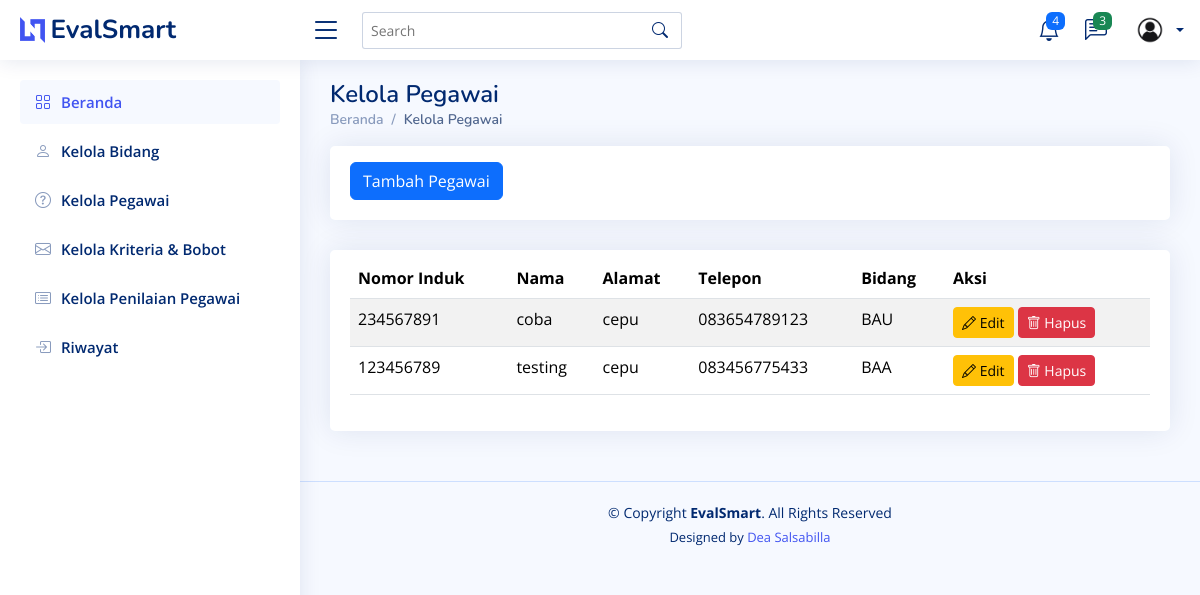
The app's page /pegawai/, older data.
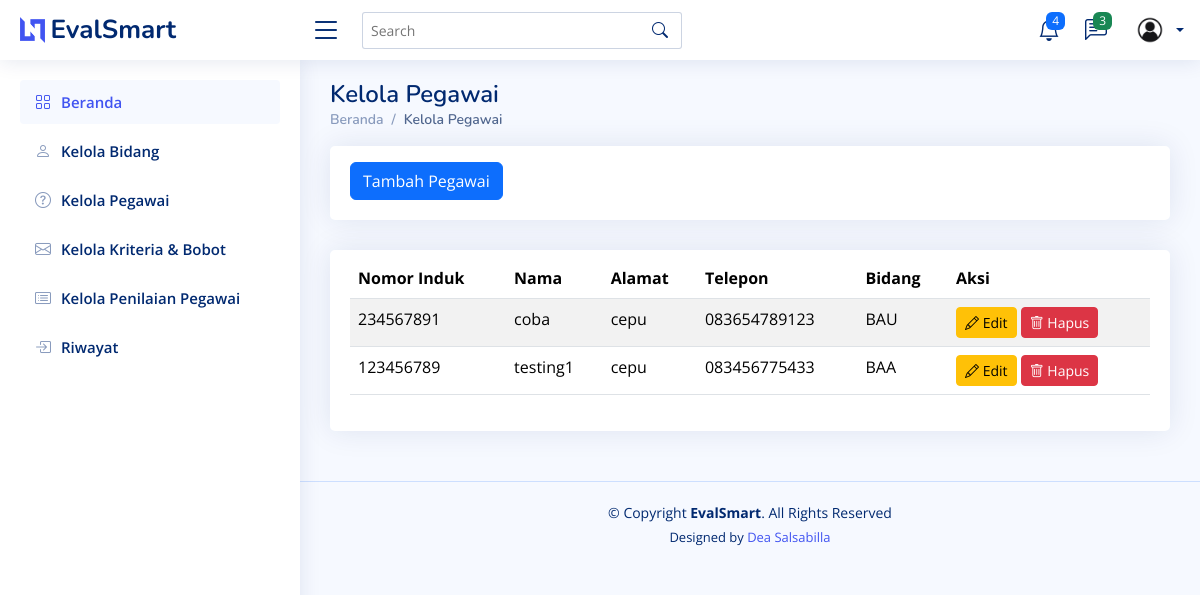
The same page, newer data.
### testing/models.py (models this page shows, shortened)
class Pegawai(models.Model):
    id = models.AutoField(primary_key=True)  # ID otomatis
    nomor_induk = models.CharField(max_length=20, unique=True)  # Nomor induk pegawai
    nama = models.CharField(max_length=100)  # Nama pegawai
    alamat = models.TextField()  # Alamat pegawai
    no_telp = models.CharField(max_length=15)  # Nomor telepon pegawai
    bidang = models.ForeignKey(Bidang, on_delete=models.CASCADE)  # Relasi ke tabel Bidang
    class Meta:
        verbose_name_plural = "Pegawai"
        ordering = ['nama']

class Bidang(models.Model):
    id = models.AutoField(primary_key=True)
    nama = models.CharField(max_length=255)
    def __str__(self):  # Nama method harus __str__ (dua garis bawah di kiri dan kanan)
        return self.nama
    class Meta:
        verbose_name_plural = "Bidang"
        ordering = ['id']

### testing/views.py (the view)
# urls.py: path("pegawai/", views.pegawai, name="pegawai"),
def pegawai(request):
    pegawais = Pegawai.objects.all()
    return render(request, 'pegawai.html', {'pegawais' : pegawais})

### testing/templates/pegawai.html (shortened to what this page needs)
<!DOCTYPE html>
<html lang="en">
  <head>
    {% load static %}
    <link href="{% static 'assets/vendor/bootstrap/css/bootstrap.min.css' %}" rel="stylesheet" />
    <link href="{% static 'assets/vendor/bootstrap-icons/bootstrap-icons.css' %}" rel="stylesheet" />
    <link href="{% static 'assets/vendor/boxicons/css/boxicons.min.css' %}" rel="stylesheet" />
    <link href="{% static 'assets/vendor/quill/quill.snow.css' %}" rel="stylesheet" />
    <link href="{% static 'assets/vendor/quill/quill.bubble.css' %}" rel="stylesheet" />
    <link href="{% static 'assets/vendor/remixicon/remixicon.css' %}" rel="stylesheet" />
    <link href="{% static 'assets/vendor/simple-datatables/style.css' %}" rel="stylesheet" />
    <link href="{% static 'assets/css/style.css' %}" rel="stylesheet" />
  </head>
  <body>
    {% include 'partials/header.html' %}
    {% include 'partials/sidebar.html' %}
    <main id="main" class="main">
      <div class="pagetitle">
        <h1>Kelola Pegawai</h1>
        <nav>
          <ol class="breadcrumb">
            <li class="breadcrumb-item">
              <a href="{% url 'home' %}">Beranda</a>
            </li>
            <li class="breadcrumb-item active">Kelola Pegawai</li>
          </ol>
        </nav>
      </div>
      <div class="row">
        <div class="col-lg-12">
          <div class="card">
            <div class="card-body">
              <button class="btn btn-primary mt-3"><a href="{% url 'tambah_pegawai' %}" style="color: white; text-decoration: none;">Tambah Pegawai</a></button>
            </div>
          </div>
        </div>
      </div>
      <section class="section">
        <div class="row">
          <div class="col-lg-12">
            <div class="card">
              <div class="card-body">
                <table class="table table-striped mt-2">
                  <thead>
                    <tr>
                      <th scope="col">Nomor Induk</th>
                      <th scope="col">Nama</th>
                      <th scope="col">Alamat</th>
                      <th scope="col">Telepon</th>
                      <th scope="col">Bidang</th>
                      <th scope="col">Aksi</th>
                    </tr>
                  </thead>
                  <tbody>
                    <tr>
                      {% for pegawai in pegawais %}
                      <td>{{ pegawai.nomor_induk }}</td>
                      <td>{{ pegawai.nama }}</td>
                      <td>{{ pegawai.alamat }}</td>
                      <td>{{ pegawai.no_telp }}</td>
                      <td>{{ pegawai.bidang }}</td>
                      <td>
                        <a href="{% url 'edit_pegawai' pegawai.id %}" class="btn btn-warning btn-sm"><i class="bi bi-pencil"></i> Edit</a>
                        <form action="{% url 'delete_pegawai' pegawai.id %}" method="post" style="display:inline;">
                          <button type="submit" class="btn btn-danger btn-sm" onclick="return confirm('Apakah Anda yakin ingin menghapus bidang ini?');"><i class="bi bi-trash"></i> Hapus</button>
                        </form>
                      </td>
                    </tr>
                  {% empty %}
                    <tr>
                      <td colspan="3" class="text-center">Tidak ada data</td>
                    </tr>
                  {% endfor %}
                  </tbody>
                </table>
              </div>
            </div>
          </div>
        </div>
      </section>
    </main>
    {% include 'partials/footer.html' %}
  </body>
</html>

Row changes from the older to the newer data that the page shows:
changed Pegawai "BAA": nama "testing" → "testing1"
